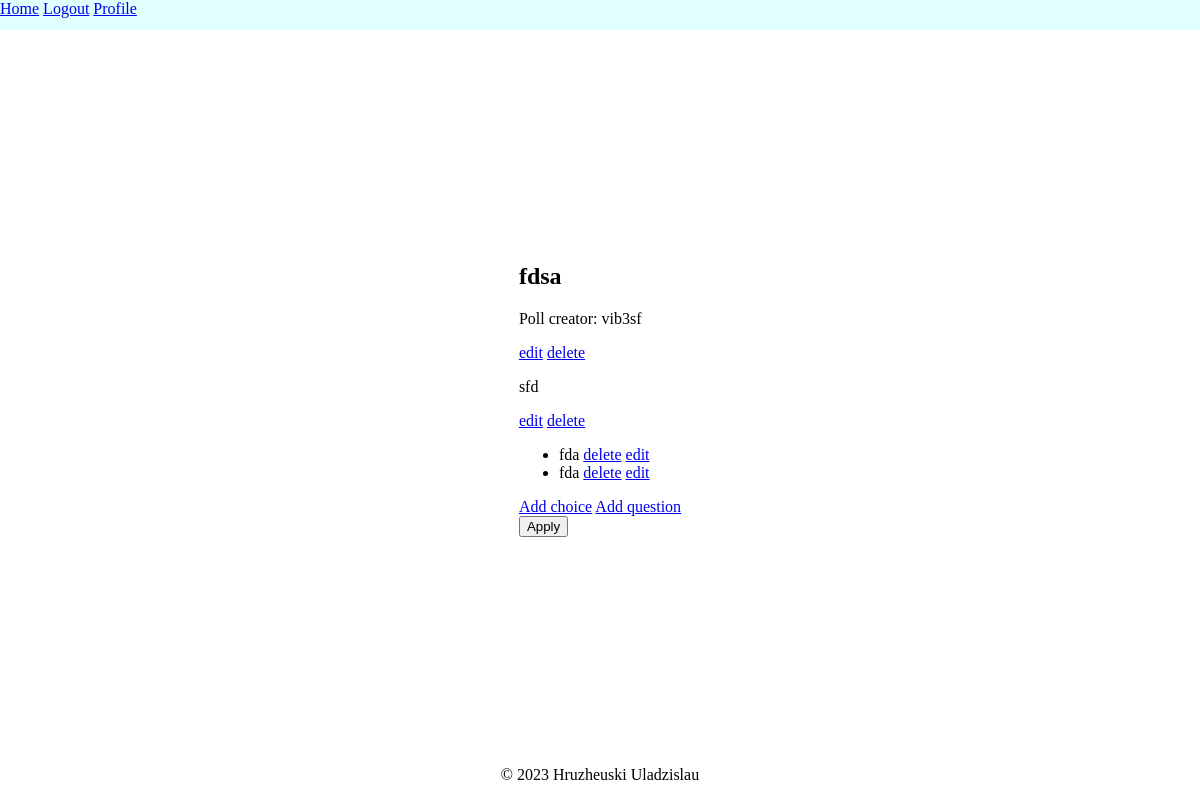
Page /poll/12/edit/ (signed in) on the committed database.
### polls/models.py (models this page shows, shortened)
class Poll(models.Model):
    title = models.CharField(max_length=200)
    description = models.TextField()
    creator = models.ForeignKey(User, on_delete=models.CASCADE)
    pub_date = models.DateTimeField(auto_now_add=True)
    can_revote = models.BooleanField()
    def __str__(self):
        return self.title

class Question(models.Model):
    question_text = models.CharField(max_length=200)
    poll = models.ForeignKey(Poll, on_delete=models.CASCADE)
    def __str__(self):
        return self.question_text

class Choice(models.Model):
    choice_text = models.CharField(max_length=100)
    question = models.ForeignKey(Question, on_delete=models.CASCADE)
    def __str__(self):
        return self.choice_text

### polls/views.py (the view)
# urls.py: path('poll/<int:poll_id>/edit/', Edit.as_view(), name='edit'),
@method_decorator(login_required, name="dispatch")
class Edit(UserPassesTestMixin, DetailView):
    model = Poll
    template_name = 'polls/edit.html'
    pk_url_kwarg = 'poll_id'
    def test_func(self):
        return self.get_object().creator == self.request.user

### polls/templates/polls/edit.html
{% extends "polls/base.html" %}
{% load crispy_forms_filters %}
{% block content %}
    <div class="container">
        <div class="content-section">
            <h2> {{ poll }}</h2>
            <p>Poll creator: {{ poll.creator }}</p>
            <p>
                <a href="{% url 'edit_poll' poll.id %}">edit</a>
                <a href="{% url 'delete_poll' poll.id %}">delete</a>
            </p>
            {% for question in poll.question_set.all %}
                <p>{{ question }}</p>
                    <a href="{% url 'edit_question' question.id %}">edit</a>
                    <a href="{% url 'delete_question' question.id%}">delete</a>
                <ul>
                    {% for choice in question.choice_set.all %}
                        <li>
                            {{ choice }}
                            <a href="{% url 'delete_choice' choice.id%}">delete</a>
                            <a href="{% url 'edit_choice' choice.id%}">edit</a>
                        </li>
                    {% endfor %}
                </ul>
                <a href="{% url 'create_choice' question.id %}">Add choice</a>
            {% endfor %}
            <a href="{% url 'create_question' poll.id %}">Add question</a>
            <div class="col-4 offset-2">
                <button type="submit" class="btn btn-block btn-primary">Apply</button>
            </div>
        </div>
    </div>
{% endblock %}

### polls/static/polls/css/style.css (style rules this page uses)
html, body { height: 100%; width: 100%; }
body { min-height: 100vh; margin:0; display:flex; flex-direction:column; }
.container { height: 90%; display: flex; align-items: center; justify-content: center; }

### rows in the picture
Poll: title "fdsa", creator "vib3sf"
Question: question_text "sfd"
Choice: choice_text "fda"
Choice: choice_text "fda"
